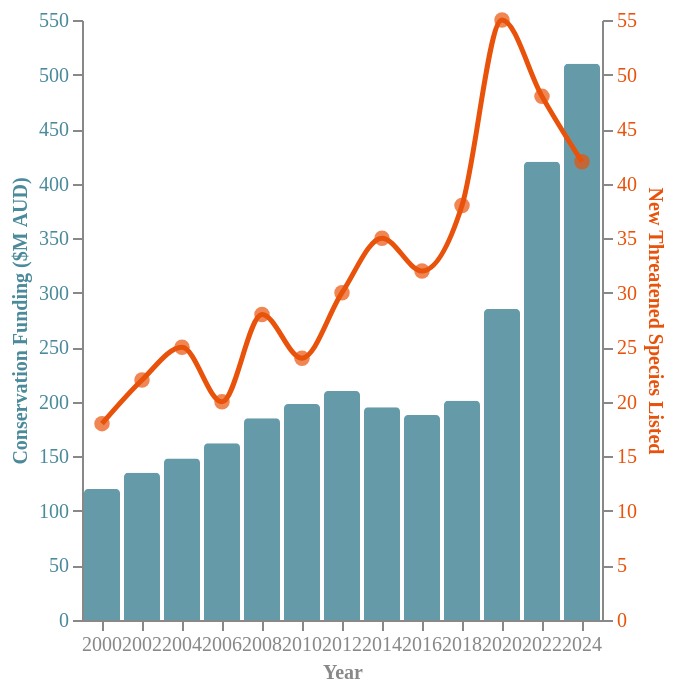

Write the Vega-Lite specification saved for this chart.
### Vega-Lite specification from a JSON file in a GitHub repository (floating-point values rounded to 4 significant figures)
{"$schema": "https://vega.github.io/schema/vega-lite/v5.json", "width": "container", "height": 300, "background": "transparent", "data": {"values": [{"year": 2000, "funding": 120, "new_listings": 18}, {"year": 2002, "funding": 135, "new_listings": 22}, {"year": 2004, "funding": 148, "new_listings": 25}, {"year": 2006, "funding": 162, "new_listings": 20}, {"year": 2008, "funding": 185, "new_listings": 28}, {"year": 2010, "funding": 198, "new_listings": 24}, {"year": 2012, "funding": 210, "new_listings": 30}, {"year": 2014, "funding": 195, "new_listings": 35}, {"year": 2016, "funding": 188, "new_listings": 32}, {"year": 2018, "funding": 201, "new_listings": 38}, {"year": 2020, "funding": 285, "new_listings": 55}, {"year": 2022, "funding": 420, "new_listings": 48}, {"year": 2024, "funding": 510, "new_listings": 42}]}, "layer": [{"mark": {"type": "bar", "opacity": 0.7, "color": "#4a8a9a", "cornerRadiusTopLeft": 2, "cornerRadiusTopRight": 2}, "encoding": {"x": {"field": "year", "type": "ordinal", "axis": {"title": "Year", "titleColor": "#888", "titleFont": "DM Mono", "titleFontSize": 10, "labelColor": "#888", "labelFont": "DM Mono", "labelAngle": 0, "grid": false}}, "y": {"field": "funding", "type": "quantitative", "title": "Conservation Funding ($M AUD)", "axis": {"titleColor": "#4a8a9a", "labelColor": "#4a8a9a", "titleFont": "DM Mono", "labelFont": "DM Mono", "titleFontSize": 10, "grid": true, "gridColor": "rgba(255,255,255,.07)", "format": ",.0f"}}, "opacity": {"condition": {"param": "hover", "empty": true, "value": 0.85}, "value": 0.3}, "tooltip": [{"field": "year", "title": "Year"}, {"field": "funding", "title": "Conservation Funding ($M AUD)", "format": ",.0f"}, {"field": "new_listings", "title": "New Threatened Species Listed"}]}}, {"mark": {"type": "line", "color": "#e8520a", "strokeWidth": 2.5, "interpolate": "monotone"}, "encoding": {"x": {"field": "year", "type": "ordinal"}, "y": {"field": "new_listings", "type": "quantitative", "title": "New Threatened Species Listed", "axis": {"orient": "right", "titleColor": "#e8520a", "labelColor": "#e8520a", "titleFont": "DM Mono", "labelFont": "DM Mono", "titleFontSize": 10, "grid": false}}}}, {"params": [{"name": "hover", "select": {"type": "point", "on": "mouseover", "nearest": true, "fields": ["year"]}}], "mark": {"type": "point", "filled": true, "size": 80, "color": "#e8520a"}, "encoding": {"x": {"field": "year", "type": "ordinal"}, "y": {"field": "new_listings", "type": "quantitative", "axis": null}, "size": {"condition": {"param": "hover", "empty": false, "value": 200}, "value": 60}, "tooltip": [{"field": "year", "title": "Year"}, {"field": "funding", "title": "Funding ($M AUD)", "format": ",.0f"}, {"field": "new_listings", "title": "New Threatened Listings"}]}}, {"mark": {"type": "rule", "color": "rgba(255,255,255,.15)", "strokeWidth": 1}, "encoding": {"x": {"field": "year", "type": "ordinal"}, "opacity": {"condition": {"param": "hover", "empty": false, "value": 1}, "value": 0}}}], "resolve": {"scale": {"y": "independent"}}, "config": {"background": "transparent", "view": {"stroke": null}}}
